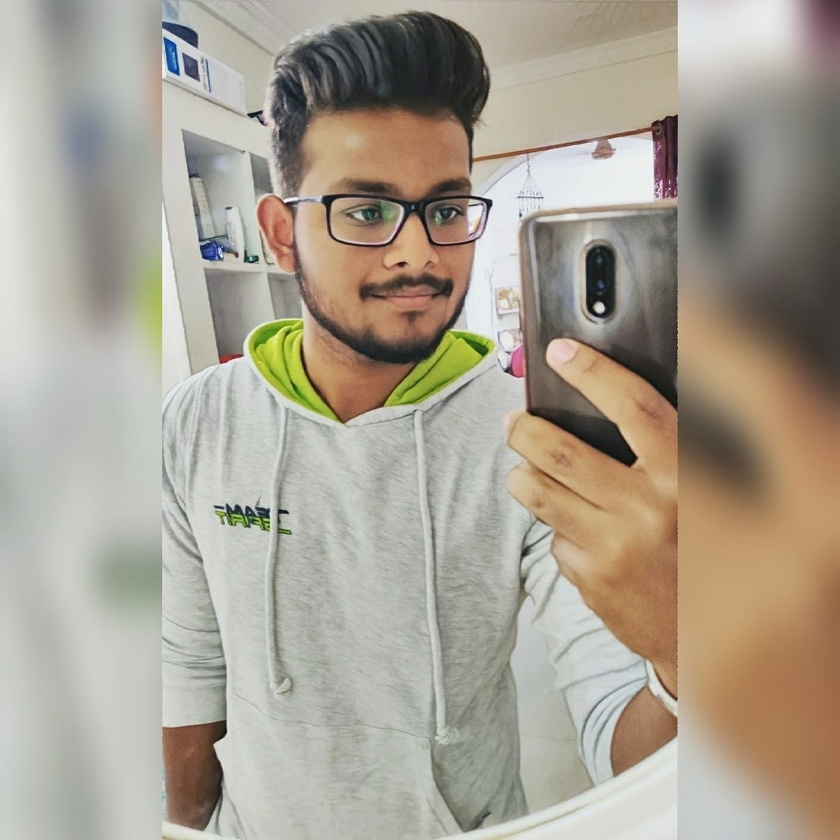
#> input picture Sagar.jpg, 840 x 840 px, shrunk from 1414 x 1414 before the run
$ python 'image threshold.py'
#> lines starting #> are read from the running program, lines starting #| are printed output that depends on the picture
# The basic concept of the threshold is that more simplify the visual data for analysis. When we convert the image into gray-scale, we have to remember that grayscale still has at least 255 values. The threshold is converted everything to white or black, based on the threshold value. Let's assume we want the threshold to be 125(out of 255), then everything that was under the 125 would be converted to 0 or black, and everything above the 125 would be converted to 255, or white.
import cv2
img=cv2.imread("Sagar.jpg")
#> img is the input picture: shape (840, 840, 3); mean B, G, R 146.5, 160.5, 168.7
status,img1=cv2.threshold(img,thresh=100,maxval=255,type=cv2.THRESH_BINARY)
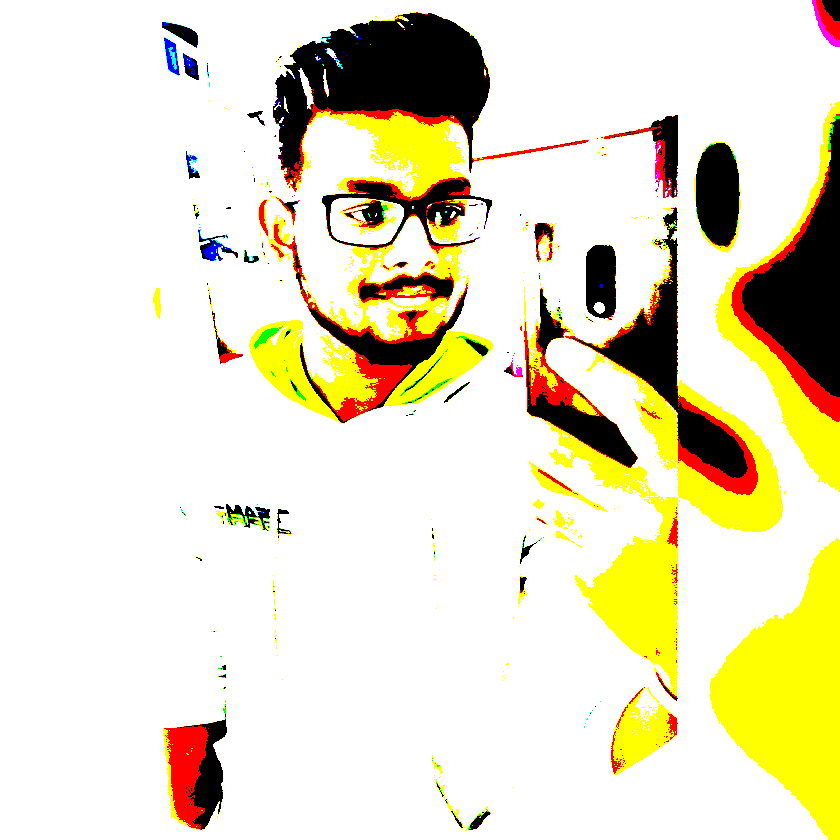
#> img1: shape (840, 840, 3); mean B, G, R 197.9, 225.4, 231.9
cv2.imshow("Threshold",img1)
cv2.waitKey(0)
cv2.destroyAllWindows()

$ run again, with hsv.png saved as Sagar.jpg
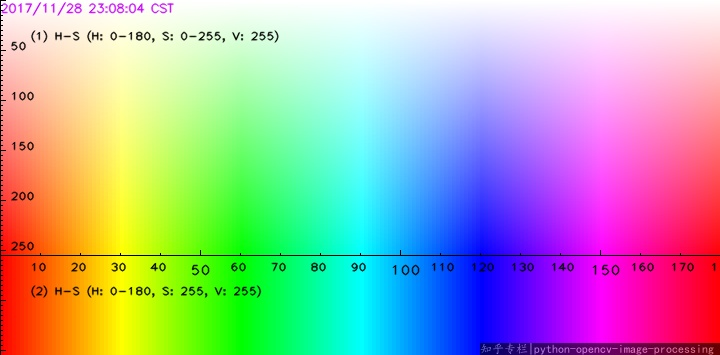
#> input picture hsv.png, 720 x 355 px
#> img is the input picture: shape (355, 720, 3); mean B, G, R 170.9, 171.2, 169.9
#> `status,img1=cv2.threshold(img,thresh=100,maxval=255,type=cv2.THRESH_BI..`:
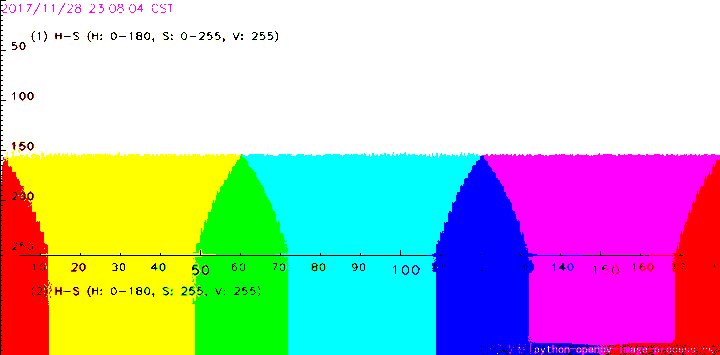
#> img1: shape (355, 720, 3); mean B, G, R 190.1, 190.1, 189.5
